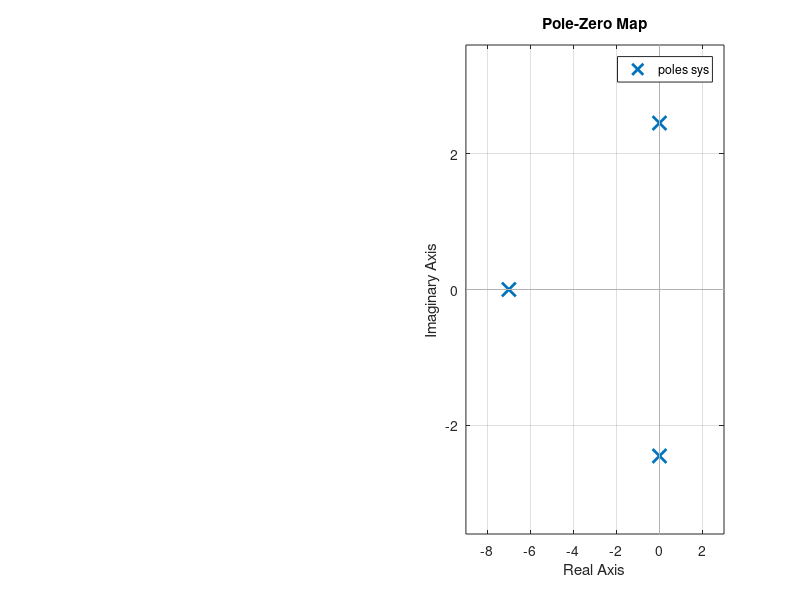

Source code (MATLAB):
clear
clf

G = tf(6, [1 7 6 0]);
%C = pidtool(G, 'p');
%After manually tuning with pidtool, this value was the first that gave no
%overshoot.
%C = 0.252510468359574;
%C = 0.229638
C = 7.01;
figure(1)
subplot(1,2,1)
sys = feedback(C * G, 1)
step(sys, 200);
subplot(1,2,2)
pzmap(sys)
damp(sys)
